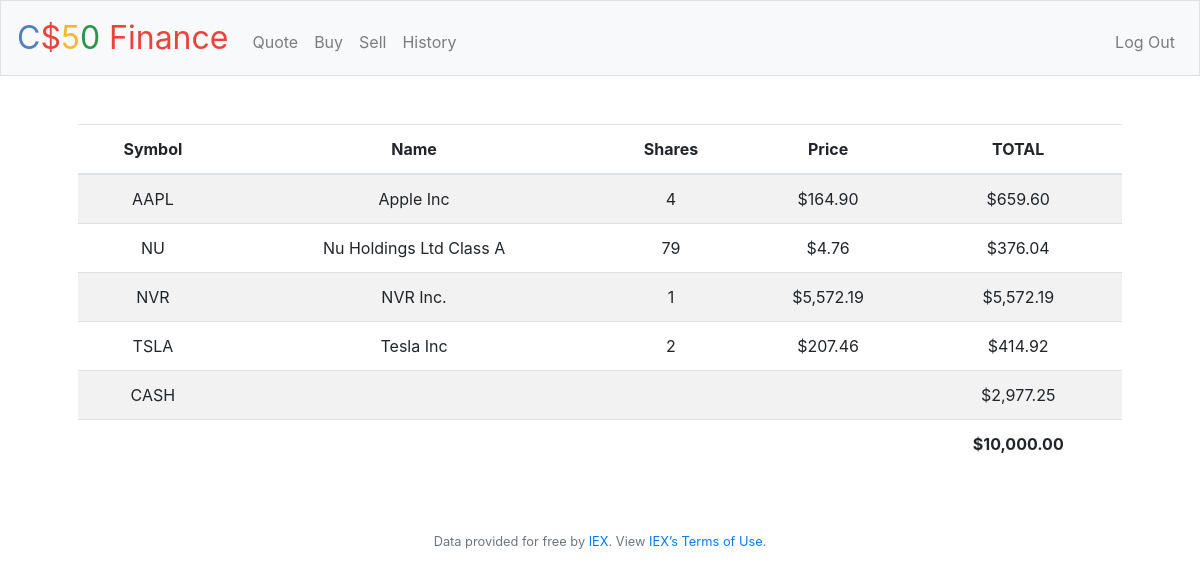
The page / (signed in) on the database its author committed.
### tables this page shows
CREATE TABLE transactions ( id INTEGER PRIMARY KEY AUTOINCREMENT, user_id INTEGER NOT NULL, name TEXT NOT NULL, shares INTEGER NOT NULL, price NUMERIC NOT NULL, type TEXT NOT NULL, symbol TEXT NOT NULL, time TIMESTAMP DEFAULT CURRENT_TIMESTAMP, FOREIGN KEY(user_id) REFERENCES users(id));

CREATE TABLE users (id INTEGER, username TEXT NOT NULL, hash TEXT NOT NULL, cash NUMERIC NOT NULL DEFAULT 10000.00, PRIMARY KEY(id));

### application.py (the view)
@app.route("/")
@login_required
def index():
    user_id = session["user_id"]
    stocks = db.execute("SELECT symbol, name, price, SUM(shares) as totalShares FROM transactions WHERE user_id = ? GROUP BY symbol", user_id)
    cash = db.execute("SELECT cash FROM users WHERE id = ?", user_id)[0]["cash"]
    total = cash
    for stock in stocks:
        total += stock["price"] * stock["totalShares"]
    return render_template("index.html", stocks = stocks, cash=cash, usd=usd, total=total)

### application.py (called while the page is built)
@app.after_request
def after_request(response):
    response.headers["Cache-Control"] = "no-cache, no-store, must-revalidate"
    response.headers["Expires"] = 0
    response.headers["Pragma"] = "no-cache"
    return response

### helpers.py (called while the page is built)
def login_required(f):
    @wraps(f)
    def decorated_function(*args, **kwargs):
        if session.get("user_id") is None:
            return redirect("/login")
        return f(*args, **kwargs)
    return decorated_function

def usd(value):
    return f"${value:,.2f}"

### templates/index.html (shortened to what this page needs)
{% extends "layout.html" %}
{% block main %}
    <table class="table table-striped">
        <thead>
            <tr>
                <th>Symbol</th>
                <th>Name</th>
                <th>Shares</th>
                <th>Price</th>
                <th>TOTAL</th>
            </tr>
        </thead>
        <tbody>
            {% for stock in stocks %}
            <tr>
                <td> {{ stock["symbol"] }} </td>
                <td> {{ stock["name"] }} </td>
                <td> {{ stock["totalShares"] }} </td>
                <td> {{ usd(stock["price"]) }} </td>
                <td> {{ usd(stock["totalShares"] * stock["price"]) }} </td>
            </tr>
            {% endfor %}
            <tr>
                <td>CASH</td>
                <td colspan="3"></td>
                <td> {{ usd(cash) }} </td>
            </tr>
        </tbody>
        <tfoot>
            <td colspan="4"></td>
            <td><strong> {{ usd(total) }} </strong></td>
        </tfoot>
    </table>
{% endblock %}

### templates/layout.html (shortened to what this page needs)
<!DOCTYPE html>
<html lang="en">
    <head>
        <link rel="stylesheet" href="https://cdn.jsdelivr.net/npm/bootstrap@4.5.3/dist/css/bootstrap.min.css">
        <link href="/static/styles.css" rel="stylesheet">
    </head>
    <body>
        <nav class="navbar navbar-expand-md navbar-light bg-light border">
            <a class="navbar-brand" href="/"><span class="blue">C</span><span class="red">$</span><span class="yellow">5</span><span class="green">0</span> <span class="red">Finance</span></a>
            <div class="collapse navbar-collapse" id="navbar">
                {% if session.user_id %}
                    <ul class="navbar-nav mr-auto mt-2">
                        <li class="nav-item"><a class="nav-link" href="/quote">Quote</a></li>
                        <li class="nav-item"><a class="nav-link" href="/buy">Buy</a></li>
                        <li class="nav-item"><a class="nav-link" href="/sell">Sell</a></li>
                        <li class="nav-item"><a class="nav-link" href="/history">History</a></li>
                    </ul>
                    <ul class="navbar-nav ml-auto mt-2">
                        <li class="nav-item"><a class="nav-link" href="/logout">Log Out</a></li>
                    </ul>
                {% else %}
                    <ul class="navbar-nav ml-auto mt-2">
                        <li class="nav-item"><a class="nav-link" href="/register">Register</a></li>
                        <li class="nav-item"><a class="nav-link" href="/login">Log In</a></li>
                    </ul>
                {% endif %}
            </div>
        </nav>
        <main class="container p-5">
            {% block main %}{% endblock %}
        </main>
        <footer class="small text-center text-muted">
            Data provided for free by <a href="https://iextrading.com/developer">IEX</a>. View <a href="https://iextrading.com/api-exhibit-a/">IEX’s Terms of Use</a>.
        </footer>
    </body>
</html>

### static/styles.css (style rules this page uses)
nav .navbar-brand { font-size: xx-large; }
nav .navbar-brand .blue { color: #537fbe; }
nav .navbar-brand .red { color: #ea433b; }
nav .navbar-brand .yellow { color: #f5b82e; }
nav .navbar-brand .green { color: #2e944b; }
main { overflow-x: auto; text-align: center; }

### rows shown on the page
transactions: symbol "NVR", name "NVR Inc.", totalShares "1", price "$5,572.19", usd(stock['totalShares']*stock['price']) "$5,572.19"
transactions: symbol "TSLA", name "Tesla Inc", totalShares "2", price "$207.46", totalShares "$414.92"
users: cash "$2,977.25"

### other values the page prints
{{ stock["symbol"] }} "AAPL" "NU"
{{ stock["name"] }} "Apple Inc" "Nu Holdings Ltd Class A"
{{ stock["totalShares"] }} "4" "79"
{{ usd(stock["price"]) }} "$164.90" "$4.76"
{{ usd(stock["totalShares"] * stock["price"]) }} "$659.60" "$376.04"
{{ usd(total) }} "$10,000.00"
